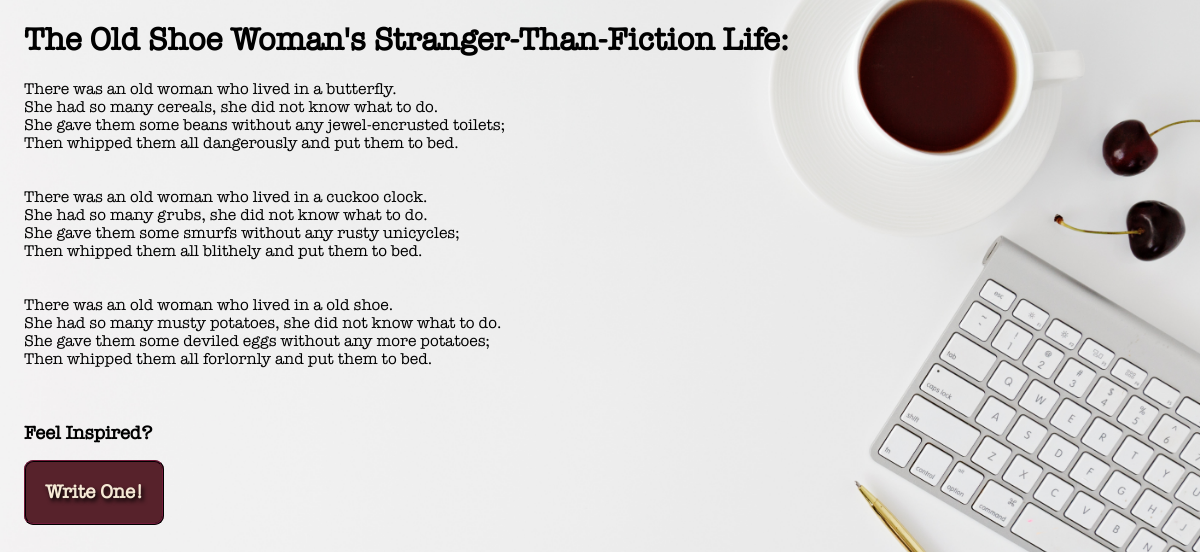
The app's page /allStoryThrees.php with its own data.
### tables this page shows
CREATE TABLE `shoe_woman` (
  `storyid` int(11) NOT NULL AUTO_INCREMENT,
  `noun` varchar(30) DEFAULT NULL,
  `plural_noun_1` varchar(30) DEFAULT NULL,
  `plural_noun_2` varchar(30) DEFAULT NULL,
  `plural_noun_3` varchar(30) DEFAULT NULL,
  `adverb` varchar(30) DEFAULT NULL,
  `full_story` varchar(800) DEFAULT NULL,
  PRIMARY KEY (`storyid`)
);

### allStoryThrees.php (the view, shortened to what this page needs)
<!DOCTYPE html PUBLIC "-//W3C//DTD XHTML 1.0 Transitional//EN"
    "http://www.w3.org/TR/xhtml1/DTD/xhtml1-transitional.dtd">
<html xmlns="http://www.w3.org/1999/xhtml" xml:lang="en" lang="en">
<head>
    <link rel="stylesheet" type="text/css" href="allStoryStyles.css" />
</head>
<body>
    <div class="storyOutput">
    <h1>The Old Shoe Woman's Stranger-Than-Fiction Life:</h1>
<?php
    $dbc = mysqli_connect('localhost', 'student', 'student', 'mad_libs')
            or die('We tried to connect to the database, but...no dice.');
    $query = "SELECT * from shoe_woman ORDER BY storyid DESC";
    $result = mysqli_query($dbc, $query)
            or die('Something fishy happened. We couldn\'t query the database.');
    while($row = mysqli_fetch_array($result))
    {
        $fullStory = $row['full_story'];
        echo $fullStory;
        echo '<br /><br />';
    }
    echo '<br /><h3 class="inspired">Feel Inspired?</h3>';
    echo '<a href="madLibsHome.html" class="writeButton">Write One!</a>';
?>
</div>
</body>
</html>

### allStoryStyles.css (style rules this page uses)
body { background-image: url(images/allStoriesBackground.jpg); background-repeat: no-repeat; background-size: cover; }
div { font-family: "American Typewriter", serif; font-size: 1em; text-align: left; margin: 1em 1em 3em 1em; }
.inspired { margin-bottom: 2em; margin-top: 0em; }
.writeButton { background-color: #57222b; border: .12em ridge #210811; border-radius: .5em; color: #f5e9d5; font-size: 1.2em; font-weight: bold; margin-top: 2em; margin-bottom: 2em; padding: 1em; text-decoration: none; text-shadow: 2px 3px 4px black; transition-duration: .3s; transition-property: all; }

### records on screen
shoe_woman: full_story "There was an old woman who lived in a butterfly. She had so many cereals, she did not know what to do. She gave them some beans without any jewel-encrusted toilets; Then whipped them all dangerously and put them to bed."
shoe_woman: full_story "There was an old woman who lived in a cuckoo clock. She had so many grubs, she did not know what to do. She gave them some smurfs without any rusty unicycles; Then whipped them all blithely and put them to bed."
shoe_woman: full_story "There was an old woman who lived in a old shoe. She had so many musty potatoes, she did not know what to do. She gave them some deviled eggs without any more potatoes; Then whipped them all forlornly and put them to bed."
